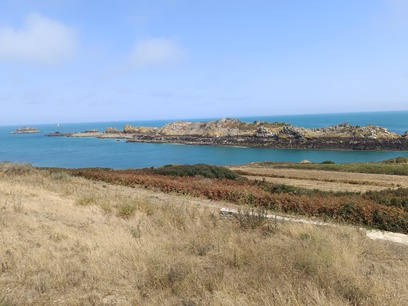
%> input picture cancale1.jpg, 408 x 306 px
$ octave --eval "result = harris(rgb2gray(imread('cancale1.jpg')));"   (GNU Octave 9; MATLAB toolbox functions it lacks are replaced by stand-ins)
%> lines starting %> are read from the running program, lines starting %| are printed output that depends on the picture
function [XY,R]=harris(Im,TailleFenetre,NbPoints,k)
%[XY,Res]=harris(Im,TailleFenetre,NbPoints,k);
%
% Im -> image
% TailleFenetre -> taille (impaire) de la fenetre du voisinage
%                  valeurs conseillees : entre 9 et 25
% NbPoints -> nombre de points desires
% k -> poids utilise dans le calcul de la reponse R, k dans [0.04,0.06]
% XY -> Matrice de taille NbPointsx2 contenant
%         respectivement les abscisses et les ordonnees des points
%         d'interets extraits
%      ATTENTION : La fonction de Harris ne doit pas retourner des points sur les bords
% R -> Image des reponses par le detecteur de Harris

%%%%%%%%%%%%%%%%%%%%%%%%%%%%%%%%%%%%%%%%%%%%%%%%%%%%%%%%%%%%%%%%%%%%%%%%%%%%%%%%%%%%%%%%%%%%%%%%
% Nota bene : les coordonnees utilisees sont x=j (numero de colonne) et y=i (numero de ligne). %
%%%%%%%%%%%%%%%%%%%%%%%%%%%%%%%%%%%%%%%%%%%%%%%%%%%%%%%%%%%%%%%%%%%%%%%%%%%%%%%%%%%%%%%%%%%%%%%%

% Verification et correction eventuelle des parametres donnes
if nargin < 4, k=0.05;      end
if nargin < 3, NbPoints=50;      end
if nargin < 2, TailleFenetre=9;  end

% (1.1) Calcul des dérivées images suivant les lignes et les colonnes
%       en utilisant la fonction gradient
Im = double(Im);
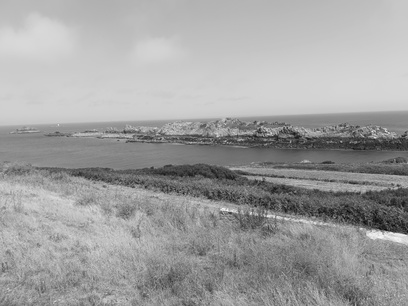
%> Im: size 306x408 double; min 10, max 248, mean 159.6
%%% A COMPLETER %%%
[Ii,Ij] = gradient(Im);
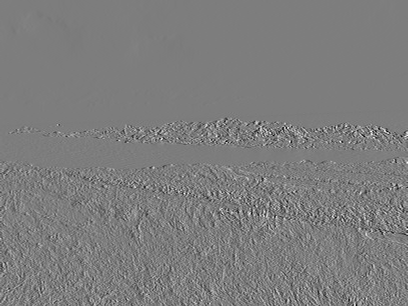
%> Ii: size 306x408 double; min -61, max 63, mean -0.1; drawn with min black and max white
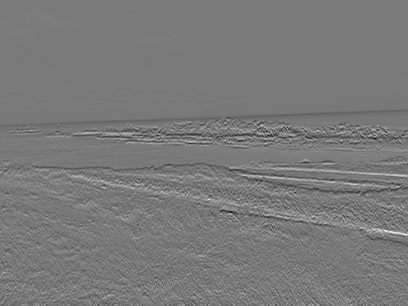
%> Ij: size 306x408 double; min -94.5, max 103, mean -0.1; drawn with min black and max white

% (1.2) Calcul du filtre de lissage gaussien
% Calcul de sigma en fonction de la taille de la fenetre
sig = (TailleFenetre - 1)/4;
% Utilisation de fspecial pour Calcul du filtre de lissage gaussien
%%% A COMPLETER %%%
L = fspecial("gaussian", TailleFenetre, sig);

% (1.3) Calcul de la reponse R
% Calcul des elements A, B et C puis calcul de la reponse suivant l'equation (1)
% Utiliser conv2 avec l'option 'same' pour appliquer le filtre de lissage L
%%% A COMPLETER %%%

A = conv2(Ii.^2,L,'same');
B = conv2(Ij.^2,L,'same');
C = conv2(Ii.*Ij,L,'same');
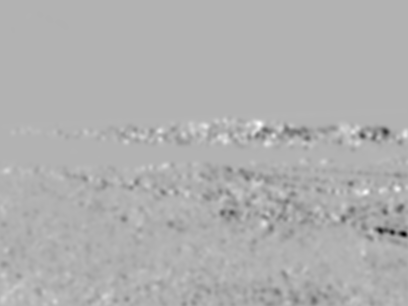
%> C: size 306x408 double; min -592.4, max 253.8, mean -8.5; drawn with min black and max white
%%% M = [A C; C B];
det = A.*B - C.^2;
trace = A + B;
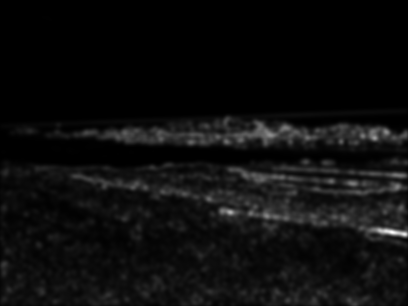
%> trace: size 306x408 double; min 0, max 2550.4, mean 134.3; drawn with min black and max white
R = det - k*(trace).^2;
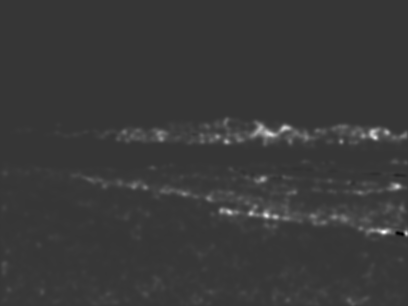
%> R: size 306x408 double; min -97696.3, max 359155.4, mean 6789.2; drawn with min black and max white

% (2.1) Suppression des non-maxima locaux suivant l'equation (2)
% ATTENTION : il faut gérer le cas particulier des bords
% 1) Il est impossible de calculer le maximum local car une partie du voisinage n'existe pas
% 2) Il faut leur attribuer la valeur minimale afin qu'il ne soit pas selectionne par la suite
%%% A COMPLETER %%%
n2 = floor(TailleFenetre/2);
[l,c] = size(Im);
%> l = 306; c = 408
Res = zeros(l,c);

for i=(n2+1):(l-n2)
  for j=(n2+1):(c-n2)
      Rmax = max(R(i-n2:i+n2, j-n2:j+n2),[],'all');
      if R(i,j)==Rmax
          Res(i,j)=R(i,j);
      end
  end
end
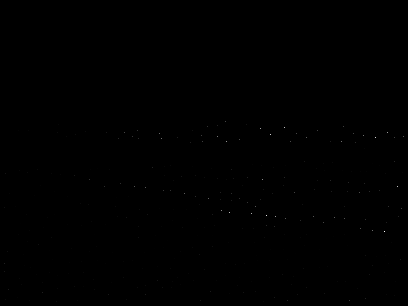
%> Res: size 306x408 double; min -0.0469, max 359155.4, mean 103.8; drawn with min black and max white

% (2.2) Selection des NbPoints en fonction de "NbPoints" reponses les plus fortes
% Tri des reponses : utiliser sort en LINEARISANT Res au préalable
%%% A COMPLETER %%%
[~,is] = sort(reshape(Res,[],1) ,'descend');

% Selection des indices de NbPoints de plus fortes reponses
%%% A COMPLETER %%%
is = is(1:NbPoints);
%> is = 50 values, max 123455 at index 25, min 38077 at index 37, mean 85706.6

% Calcul des indices dans l'image
% Utiliser ind2sub, attention a l'ordre pour recuperer les coordonnees
%%% A COMPLETER %%%
[Y,X]= ind2sub( size(Res) , is);
%> Y = 50 values, max 301 at index 48, min 122 at index 39, mean 173.4; X = 50 values, max 404 at index 25, min 125 at index 37, mean 280.5

%%% A COMPLETER %%%
XY = [X,Y];
%> XY = 50 rows, first 12: [385 232; 267 216; 376 138; 271 135; 285 128; 398 187; 230 213; 252 214; 261 129; 388 133; 276 217; 227 142]
%> `result = harris(rgb2gray(imread('cancale1.jpg')));`: result has the same summary as XY in harris

end

$ run again, on cancale2.jpg
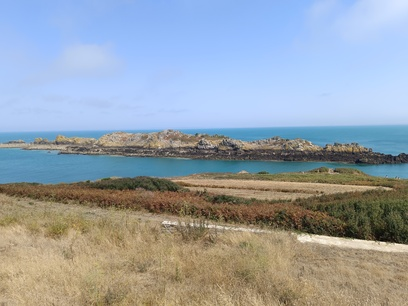
%> input picture cancale2.jpg, 408 x 306 px
%> in harris, `det = A.*B - C.^2;`:
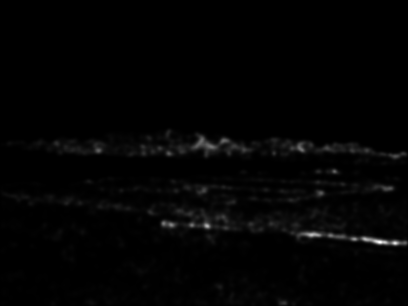
%> det: size 306x408 double; min 0, max 674906.2, mean 9321.6; drawn with min black and max white
%> in harris, `R = det - k*(trace).^2;`:
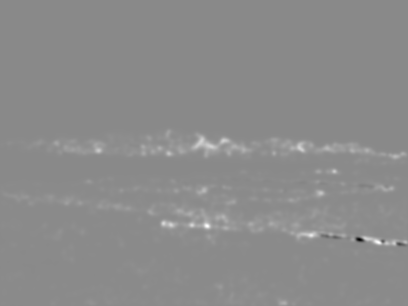
%> R: size 306x408 double; min -431581.2, max 366307.9, mean 6063.3; drawn with min black and max white
%> is = 50 values, max 121027 at index 20, min 17280 at index 44, mean 79185.2
%> Y = 50 values, max 244 at index 12, min 141 at index 11, mean 188.2; X = 50 values, max 396 at index 20, min 57 at index 44, mean 259.2
%> XY = 50 rows, first 12: [379 243; 208 227; 312 236; 164 224; 171 225; 193 226; 300 148; 202 142; 367 239; 211 147; 224 141; 395 244]
%> result has the same summary as XY in harris

$ run again, on cancale3.jpg
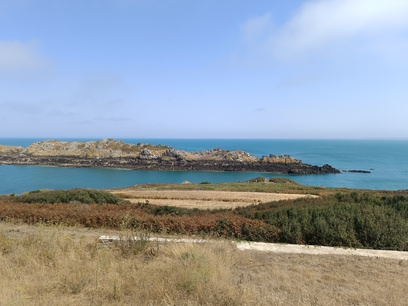
%> input picture cancale3.jpg, 408 x 306 px
%> in harris, `det = A.*B - C.^2;`:
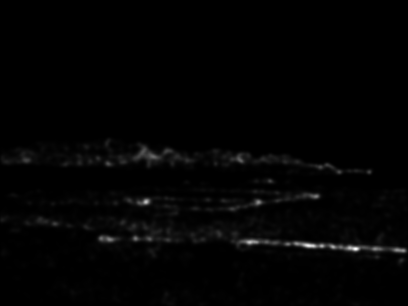
%> det: size 306x408 double; min 0, max 711286.2, mean 9264.1; drawn with min black and max white
%> in harris, `R = det - k*(trace).^2;`:
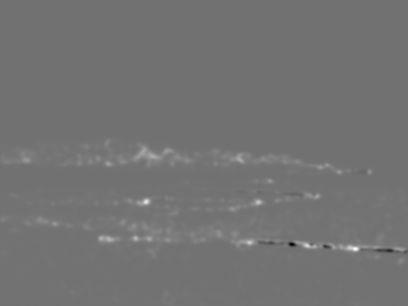
%> R: size 306x408 double; min -411785.9, max 509796.3, mean 5619; drawn with min black and max white
%> is = 50 values, max 123262 at index 20, min 8117 at index 24, mean 69650.2
%> Y = 50 values, max 261 at index 47, min 152 at index 13, mean 206.6; X = 50 values, max 403 at index 20, min 27 at index 24, mean 227.9
%> XY = 50 rows, first 12: [356 249; 147 202; 308 246; 250 243; 259 203; 136 239; 110 240; 102 239; 315 247; 154 157; 240 160; 150 239]
%> result has the same summary as XY in harris
